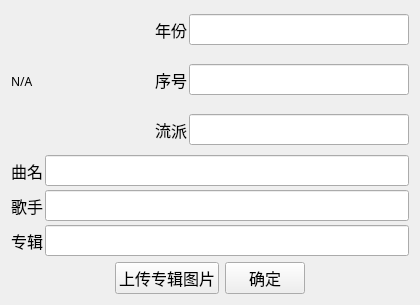
<?xml version="1.0" encoding="UTF-8"?>
<ui version="4.0">
 <class>Form</class>
 <widget class="QWidget" name="Form">
  <property name="geometry">
   <rect>
    <x>0</x>
    <y>0</y>
    <width>420</width>
    <height>300</height>
   </rect>
  </property>
  <property name="font">
   <font>
    <family>微软雅黑</family>
    <pointsize>9</pointsize>
   </font>
  </property>
  <property name="windowTitle">
   <string>Form</string>
  </property>
  <layout class="QVBoxLayout" name="verticalLayout">
   <item>
    <layout class="QVBoxLayout" name="verticalLayout_4">
     <property name="spacing">
      <number>4</number>
     </property>
     <item>
      <layout class="QHBoxLayout" name="horizontalLayout_5">
       <item>
        <widget class="QLabel" name="pic_label">
         <property name="minimumSize">
          <size>
           <width>140</width>
           <height>140</height>
          </size>
         </property>
         <property name="maximumSize">
          <size>
           <width>140</width>
           <height>140</height>
          </size>
         </property>
         <property name="text">
          <string>N/A</string>
         </property>
        </widget>
       </item>
       <item>
        <layout class="QVBoxLayout" name="verticalLayout_2">
         <property name="spacing">
          <number>16</number>
         </property>
         <item>
          <layout class="QHBoxLayout" name="horizontalLayout_9">
           <property name="spacing">
            <number>2</number>
           </property>
           <item>
            <widget class="QLabel" name="label_9">
             <property name="maximumSize">
              <size>
               <width>45</width>
               <height>16777215</height>
              </size>
             </property>
             <property name="baseSize">
              <size>
               <width>0</width>
               <height>0</height>
              </size>
             </property>
             <property name="font">
              <font>
               <family>Adobe 黑体 Std R</family>
               <pointsize>12</pointsize>
              </font>
             </property>
             <property name="text">
              <string>年份</string>
             </property>
            </widget>
           </item>
           <item>
            <widget class="QLineEdit" name="year_lineEdit">
             <property name="font">
              <font>
               <family>微软雅黑</family>
               <pointsize>12</pointsize>
              </font>
             </property>
            </widget>
           </item>
          </layout>
         </item>
         <item>
          <layout class="QHBoxLayout" name="horizontalLayout_8">
           <property name="spacing">
            <number>2</number>
           </property>
           <item>
            <widget class="QLabel" name="label_8">
             <property name="maximumSize">
              <size>
               <width>45</width>
               <height>16777215</height>
              </size>
             </property>
             <property name="baseSize">
              <size>
               <width>0</width>
               <height>0</height>
              </size>
             </property>
             <property name="font">
              <font>
               <family>Adobe 黑体 Std R</family>
               <pointsize>12</pointsize>
              </font>
             </property>
             <property name="text">
              <string>序号</string>
             </property>
            </widget>
           </item>
           <item>
            <widget class="QLineEdit" name="track_number_lineEdit">
             <property name="font">
              <font>
               <family>微软雅黑</family>
               <pointsize>12</pointsize>
              </font>
             </property>
            </widget>
           </item>
          </layout>
         </item>
         <item>
          <layout class="QHBoxLayout" name="horizontalLayout_7">
           <property name="spacing">
            <number>2</number>
           </property>
           <item>
            <widget class="QLabel" name="label_7">
             <property name="maximumSize">
              <size>
               <width>45</width>
               <height>16777215</height>
              </size>
             </property>
             <property name="baseSize">
              <size>
               <width>0</width>
               <height>0</height>
              </size>
             </property>
             <property name="font">
              <font>
               <family>Adobe 黑体 Std R</family>
               <pointsize>12</pointsize>
              </font>
             </property>
             <property name="text">
              <string>流派</string>
             </property>
            </widget>
           </item>
           <item>
            <widget class="QLineEdit" name="genre_lineEdit">
             <property name="font">
              <font>
               <family>微软雅黑</family>
               <pointsize>12</pointsize>
              </font>
             </property>
            </widget>
           </item>
          </layout>
         </item>
        </layout>
       </item>
      </layout>
     </item>
     <item>
      <layout class="QVBoxLayout" name="verticalLayout_3">
       <property name="spacing">
        <number>4</number>
       </property>
       <item>
        <layout class="QHBoxLayout" name="horizontalLayout_2">
         <property name="spacing">
          <number>2</number>
         </property>
         <item>
          <widget class="QLabel" name="label_3">
           <property name="maximumSize">
            <size>
             <width>45</width>
             <height>16777215</height>
            </size>
           </property>
           <property name="font">
            <font>
             <family>Adobe 黑体 Std R</family>
             <pointsize>12</pointsize>
            </font>
           </property>
           <property name="text">
            <string>曲名</string>
           </property>
          </widget>
         </item>
         <item>
          <widget class="QLineEdit" name="song_name_lineEdit">
           <property name="font">
            <font>
             <family>微软雅黑</family>
             <pointsize>12</pointsize>
            </font>
           </property>
          </widget>
         </item>
        </layout>
       </item>
       <item>
        <layout class="QHBoxLayout" name="horizontalLayout_3">
         <property name="spacing">
          <number>2</number>
         </property>
         <item>
          <widget class="QLabel" name="label">
           <property name="maximumSize">
            <size>
             <width>45</width>
             <height>16777215</height>
            </size>
           </property>
           <property name="font">
            <font>
             <family>Adobe 黑体 Std R</family>
             <pointsize>12</pointsize>
            </font>
           </property>
           <property name="text">
            <string>歌手</string>
           </property>
          </widget>
         </item>
         <item>
          <widget class="QLineEdit" name="singer_lineEdit">
           <property name="font">
            <font>
             <family>微软雅黑</family>
             <pointsize>12</pointsize>
            </font>
           </property>
          </widget>
         </item>
        </layout>
       </item>
       <item>
        <layout class="QHBoxLayout" name="horizontalLayout_6">
         <property name="spacing">
          <number>2</number>
         </property>
         <item>
          <widget class="QLabel" name="label_6">
           <property name="maximumSize">
            <size>
             <width>45</width>
             <height>16777215</height>
            </size>
           </property>
           <property name="baseSize">
            <size>
             <width>0</width>
             <height>0</height>
            </size>
           </property>
           <property name="font">
            <font>
             <family>Adobe 黑体 Std R</family>
             <pointsize>12</pointsize>
            </font>
           </property>
           <property name="text">
            <string>专辑</string>
           </property>
          </widget>
         </item>
         <item>
          <widget class="QLineEdit" name="album_lineEdit">
           <property name="font">
            <font>
             <family>微软雅黑</family>
             <pointsize>12</pointsize>
            </font>
           </property>
          </widget>
         </item>
        </layout>
       </item>
      </layout>
     </item>
    </layout>
   </item>
   <item>
    <layout class="QHBoxLayout" name="horizontalLayout">
     <item>
      <spacer name="horizontalSpacer">
       <property name="orientation">
        <enum>Qt::Horizontal</enum>
       </property>
       <property name="sizeHint" stdset="0">
        <size>
         <width>40</width>
         <height>20</height>
        </size>
       </property>
      </spacer>
     </item>
     <item>
      <widget class="QPushButton" name="upload_pic_button">
       <property name="font">
        <font>
         <family>微软雅黑</family>
         <pointsize>12</pointsize>
        </font>
       </property>
       <property name="text">
        <string>上传专辑图片</string>
       </property>
      </widget>
     </item>
     <item>
      <widget class="QPushButton" name="done_button">
       <property name="font">
        <font>
         <family>微软雅黑</family>
         <pointsize>12</pointsize>
        </font>
       </property>
       <property name="text">
        <string>确定</string>
       </property>
      </widget>
     </item>
     <item>
      <spacer name="horizontalSpacer_2">
       <property name="orientation">
        <enum>Qt::Horizontal</enum>
       </property>
       <property name="sizeHint" stdset="0">
        <size>
         <width>40</width>
         <height>20</height>
        </size>
       </property>
      </spacer>
     </item>
    </layout>
   </item>
  </layout>
 </widget>
 <resources/>
 <connections/>
</ui>
